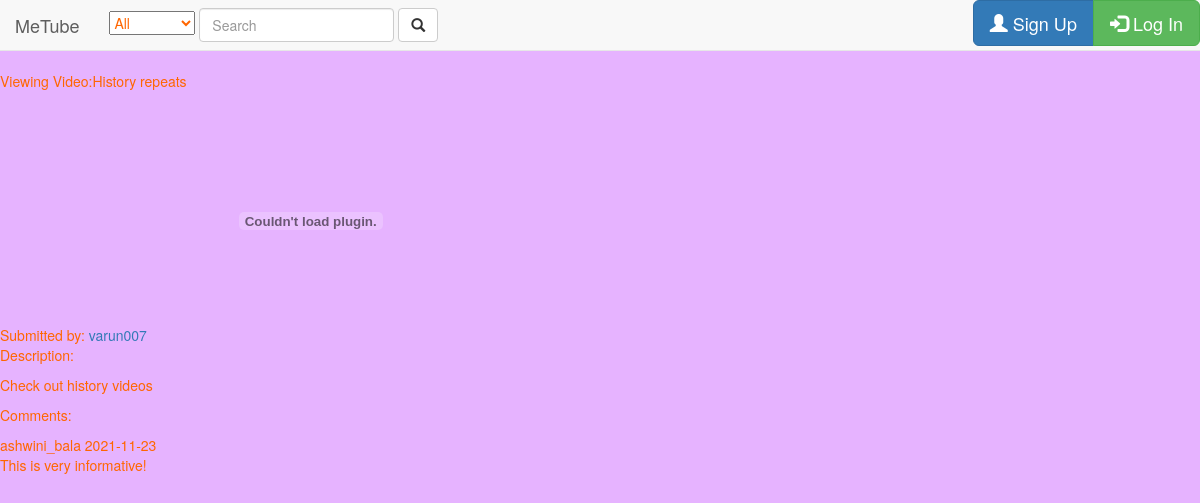
The app's page /old_media.php?id=13 with its own data.
### tables this page shows
CREATE TABLE IF NOT EXISTS `media` (
  `id` int(10) unsigned NOT NULL AUTO_INCREMENT,
  `title` varchar(254) NOT NULL,
  `type` varchar(20) NOT NULL,
  `playlist_id` int(10) NOT NULL,
  `path` varchar(255) NOT NULL,
  `category` varchar(20) NOT NULL,
  `description` tinytext NOT NULL,
  `comments` varchar(50) NOT NULL,
  `last_viewed_datetime` timestamp NOT NULL DEFAULT CURRENT_TIMESTAMP ON UPDATE CURRENT_TIMESTAMP,
  `user_id` int(10) unsigned NOT NULL,
  PRIMARY KEY (`id`),
  UNIQUE KEY `media_id_6` (`id`),
  KEY `media_id` (`id`),
  KEY `media_id_2` (`id`),
  KEY `media_id_3` (`id`),
  KEY `media_id_4` (`id`),
  KEY `media_id_5` (`id`),
  KEY `media_id_7` (`id`)
);

CREATE TABLE IF NOT EXISTS `user` (
  `id` int(10) unsigned NOT NULL AUTO_INCREMENT,
  `password` char(32) NOT NULL,
  `username` varchar(40) NOT NULL,
  `join_datetime` date NOT NULL,
  `profile_body` varchar(50) NOT NULL,
  PRIMARY KEY (`id`),
  UNIQUE KEY `user_id_2` (`id`),
  UNIQUE KEY `user_name` (`username`),
  KEY `user_id` (`id`)
);

CREATE TABLE IF NOT EXISTS `comment` (
  `id` int(10) unsigned NOT NULL AUTO_INCREMENT,
  `video_id` int(10) NOT NULL,
  `user_id` int(10) NOT NULL,
  `content` tinytext NOT NULL,
  `creation_datetime` date NOT NULL,
  PRIMARY KEY (`id`)
);

### old_media.php (the view, shortened to what this page needs)
<?php
	include "header.php";
	include_once "function.php";
?>
</head>
<body>
<?php
if(isset($_GET['id'])) {
	global $db;
	$query = "SELECT title, path, type, description, user_id, comments FROM media WHERE id='".$_GET['id']."'";
	$result = mysqli_query($db, $query );
	$result_row = mysqli_fetch_row($result);
	$filename=$result_row[0];
	$filepath=$result_row[1];
	$type=$result_row[2];
	$description = $result_row[3];
	$submitter = $result_row[4];
	$bool_com = $result_row[5];
	$query = "SELECT username FROM user WHERE id = $submitter";
	$result = mysqli_query( $db,$query );
	$result_row = mysqli_fetch_row($result);
	$sname = $result_row[0];
	if(substr($type,0,5)=="image")
	{
		echo "<p>Viewing Picture: ";
		echo $filename;
		echo "</br>Submitted by: <a href=\"user.php?id=$submitter\">$sname</a>";
		echo "</p><img src='".$filepath."'/>";
	}
	else
	{
?>
	<p>Viewing Video:<?php echo $filename;?></p>
	<?php echo "Submitted by: <a href=\"user.php?id=$submitter\">$sname</a>";  ?>
    <object id="MediaPlayer" width=320 height=286 classid="CLSID:22D6f312-B0F6-11D0-94AB-0080C74C7E95" standby="Loading Windows Media Player components…" type="application/x-oleobject" codebase="http://activex.microsoft.com/activex/controls/mplayer/en/nsmp2inf.cab#Version=6,4,7,1112">
<embed type="application/x-mplayer2" src="<?php echo $filepath;  ?>" name="MediaPlayer" width=320 height=240></embed>
</object>
<?php
	}
	$vid_id = $_GET['id'];
	$query = "SELECT user_id FROM media WHERE id='".$_GET['id']."'";
	$result = mysqli_query($db,$query);
	$result_row = mysqli_fetch_row($result);
	if(user_is_logged_in() && $_SESSION['id'] == $result_row[0])
		$owner = true;
	else
		$owner = false;
	echo "<p>Description:</br></p><p>";
	if($owner)
	{
		if(isset($_GET['edit']))
			echo "<div name= \"edit\" id=\"edit\" contenteditable=\"true\">";
		if(!empty($description))
			echo $description;
		else
			echo "You have not set a description.";
		if(isset($_GET['edit']))
			echo "</div>";
		echo "</p>";
		if(!isset($_GET['edit']))
			echo "<p><a href=\"?id=".$_GET['id']."&edit=1\">Click to edit the description!</a></p>";
		else
			echo "<input type=\"button\" value=\"Save\" onclick=\"saveEdits(".$_GET['id'].")\"/>";
		echo "</br>Tags:</br>";
		$query = "SELECT id, tag FROM tag WHERE video_id = $vid_id";
		$result = mysqli_query($db,$query);
		if (!$result){
			 die ("Could not query the tag table in the database: <br />". mysqli_error($db));
		}
		$tag_count = 0;
		echo "<table><tr>";
		while($result_row = mysqli_fetch_row($result))
		{
			$tag_id = $result_row[0];
			$tag = $result_row[1];
			echo "<td><form method=\"post\" action=\"remove_tag.php\">";
			echo "<input type=\"hidden\" name=\"id\" value=\"$vid_id\">";
			echo "<input type=\"hidden\" name=\"tag\" value=\"$tag_id\">";
			echo "$tag";
			echo "<input type=\"Submit\" value=\"X\" name=\"X\"/>";
			echo "</form></td>";
			if($tag_count == 9)
				echo "</tr>";
			$tag_count++;
		}
		echo"</tr></table>";
		if(isset($_GET['tags']))
		{
				echo "<form method =\"post\" action=\"add_tags.php?id=$vid_id\">";
				?>
				<textarea rows="4" cols="50" name="tags" id="tags"></textarea>
				<input value="Submit" name="submit" type="submit" />
				</form>
				<?php
		}
		else
		{
			echo "<form method=\"post\" action=\"media.php?id=$vid_id&tags=0\"><input type=\"submit\" name=\"submit\" value=\"+\"/></form>";
		}
		echo "</br>";
	}
	else
	{
		if(!empty($description))
			echo $description;
		else
			echo "There is no description.";
		echo "</p>";
	}
	echo "<p>Comments: </br></p>";
		?>
		<?php
	if($bool_com)
	{
			?>
			<?php
		$query = "SELECT user_id, content, creation_datetime FROM comment WHERE video_id =".$_GET['id']." ORDER BY creation_datetime ASC";
		$result = mysqli_query( $db,$query );
		while($result_row = mysqli_fetch_row($result)){
			$u_id = $result_row[0];
			$content = $result_row[1];
			$c_time = $result_row[2];
			$query = "SELECT username FROM user WHERE id = $u_id";
			$result2 = mysqli_query( $db,$query );
			$result_row2 = mysqli_fetch_row($result2);
			$uname = $result_row2[0];
			?>
			<tr valign="top">
				<td>
					<?php
						echo $uname;
					?>
				</td>
				<td>
					<?php
						echo $c_time;
					?>
				</td>
				<td>
					<?php
						echo $content;
					?>
				</td>
			</tr>
			<?php
		}
	}
	else{
		echo "<p>Comments are disabled.</p>";
	}
}
?>
</body>
</html>

### records on screen
media: title "History repeats", description "Check out history videos"
user: username "varun007"
comment: user.username "ashwini_bala", creation_datetime "2021-11-23", content "This is very informative!"
